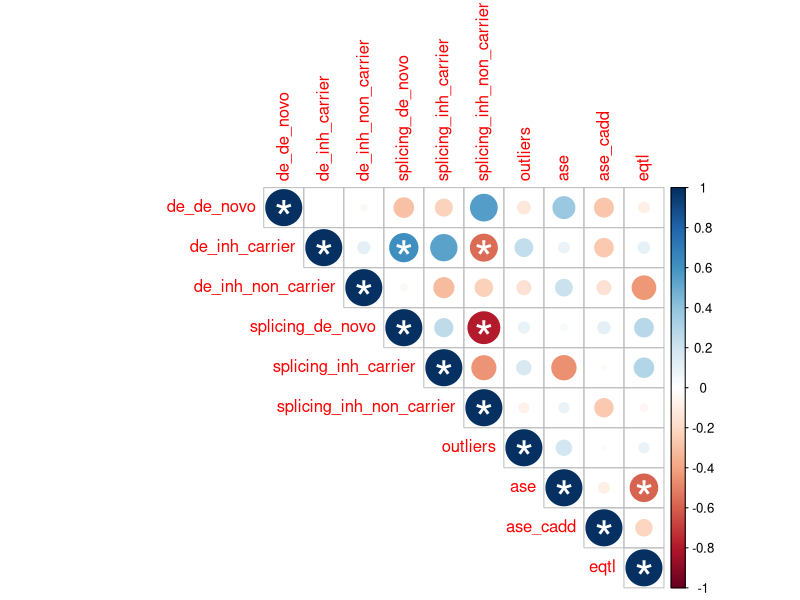

Generate this figure with R:
library(corrplot)

# load in data

df = read.table('../data/all_gene_expression_differences.tsv', header=T)

row.names(df) = df$subject
df$subject = NULL

# get pearson correlations and p-values

corrs = cor(df)
pvals = cor.mtest(df)

# save to figure

pdf('correlation_plot.pdf')

corrplot(corrs, p.mat = pvals$p, 
         insig = "label_sig",  
         pch.col = "white",
        type='upper')

dev.off()
